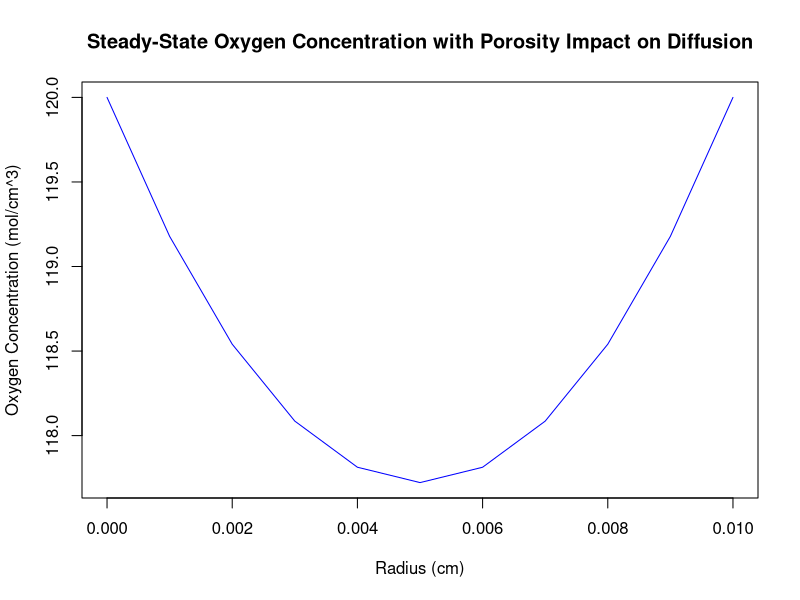

Reproduce this figure in R.
###### steady state including prorosity 

# Parameters salp
r <- 0.6  # Particle radius in cm
D_O2 <- 2e-5  # Diffusivity of oxygen in seawater in cm^2/s
Resp <- 0.04  # µmol O2 day-1 (Respiration rate per day)
vol <- 0.0005 # cm3
phi <- 0.9  # Porosity of the particle (fraction)
R <- Resp / vol / 24 / 60 / 60   # Adjust respiration rate for porosity
C_ext <- 120  # Oxygen concentration outside the particle in mol/cm^3
#v <- 0.1  # Sinking velocity in cm/s

# Parameters copepod
r <- 0.01  # Particle radius in cm
D_O2 <- 2e-5  # Diffusivity of oxygen in seawater in cm^2/s
Resp <- 0.01  # µmol O2 day-1 (Respiration rate per day)
vol <- 0.000005 # cm3
phi <- 0.75  # Porosity of the particle (fraction)
R <- Resp / vol / 24 / 60 / 60   # Adjust respiration rate for porosity
C_ext <- 120  # Oxygen concentration outside the particle in mol/cm^3
#v <- 0.1  # Sinking velocity in cm/s

# Spatial grid
dr <- 0.001  # Radial grid spacing in cm
r_grid <- seq(0, r, by=dr)
n <- length(r_grid)

# Function to calculate steady-state concentration with porosity affecting diffusion
steady_state_concentration <- function(D_O2, R, phi, dr, n, C_ext) {
  # Adjust diffusion by porosity
  D_eff <- D_O2 * phi  # Effective diffusion coefficient considering porosity
  
  # Set up matrix for second derivative (finite difference method)
  A <- matrix(0, n, n)
  b <- rep(0, n)
  
  # Boundary conditions
  A[1, 1] <- 1  # C(0) is set to be the internal concentration (zero derivative at the center)
  b[1] <- C_ext  # C(r_max) is set to external concentration
  
  for (i in 2:(n-1)) {
    A[i, i-1] <- D_eff / dr^2
    A[i, i] <- -2 * D_eff / dr^2 - R
    A[i, i+1] <- D_eff / dr^2
  }
  
  # Boundary at the outermost point
  A[n, n] <- 1
  b[n] <- C_ext
  
  # Solve the system of equations
  C_new <- solve(A, b)
  return(C_new)
}

# Find the steady-state concentration profile with porosity affecting both diffusion and respiration
C_steady_state <- steady_state_concentration(D_O2, R, phi, dr, n, C_ext)

# Plot the oxygen concentration gradient inside the particle
plot(r_grid, C_steady_state, type="l", col="blue", xlab="Radius (cm)", ylab="Oxygen Concentration (mol/cm^3)", main="Steady-State Oxygen Concentration with Porosity Impact on Diffusion")


